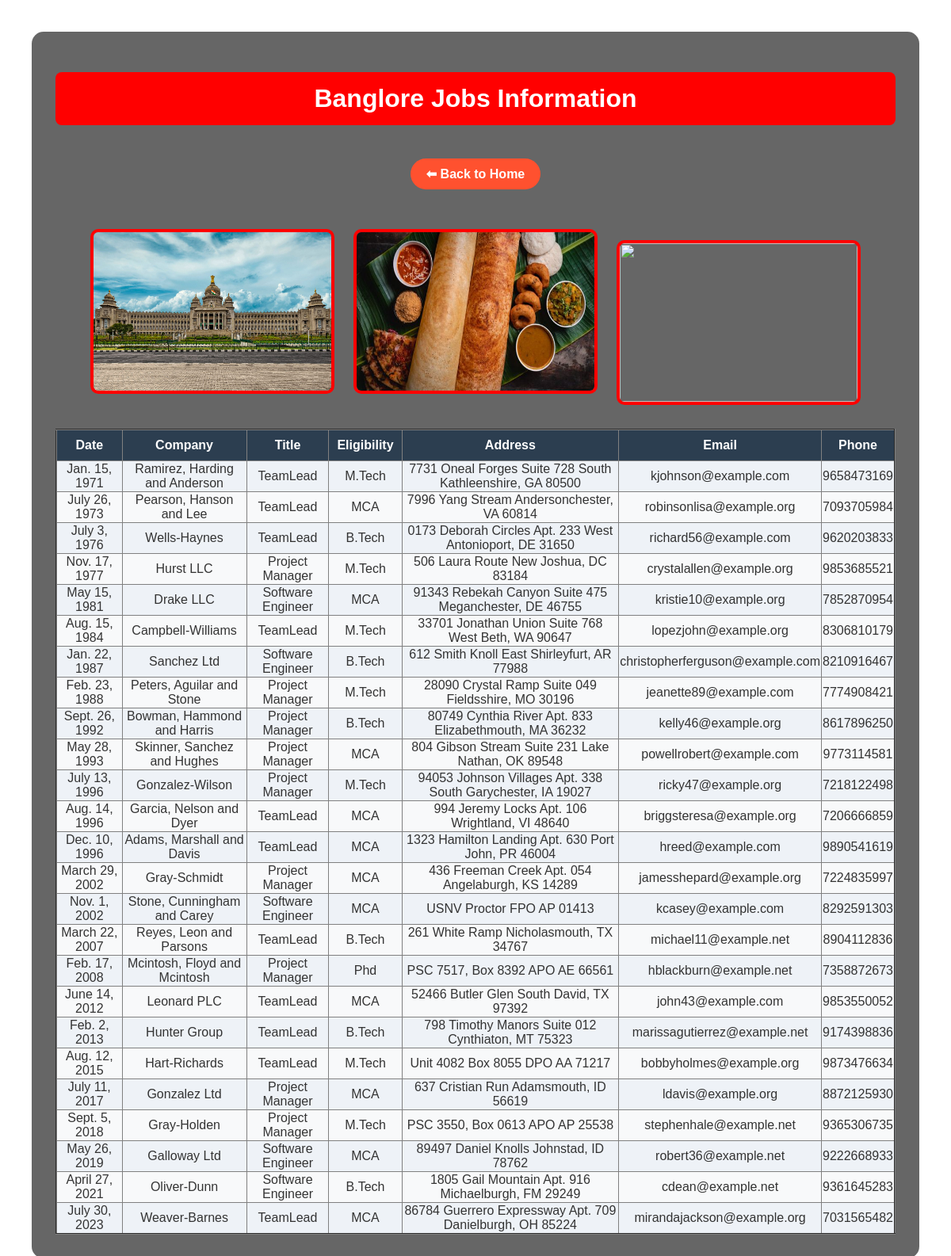
The app's page /blore/ with its own data.
### testapp/models.py (models this page shows)
class blorejobs(models.Model):
    date = models.DateField()
    company = models.CharField(max_length=100)
    title = models.CharField(max_length=100)
    eligibility = models.CharField(max_length=100)
    address = models.CharField(max_length=100)
    email = models.EmailField()
    phonenumber = models.IntegerField()

### testapp/views.py (the view)
# urls.py: path('blore/', views.blorejobs_view),
def blorejobs_view(request):
    jobs_list = blorejobs.objects.order_by('date')
    return render(request,'testapp/blorejobs.html',{'jobs_list':jobs_list})

### templates/testapp/blorejobs.html (shortened to what this page needs)
{% load static %}
<!DOCTYPE html>
<html>
<head>
<link rel="stylesheet" href="{% static 'css/demo.css' %}">
</head>
<body>
<div class="wrapper">
<div class="content-box">
<h1>Banglore Jobs Information</h1>
<a href="/" class="back-btn">⬅ Back to Home</a>
<div class="img-box">
    <img src="{% static 'images/blore1.jpg' %}">
    <img src="{% static 'images/blore2.jpg' %}">
    <img src="{% static 'images/blore3.jpg' %}">
</div>
<table border="2">
<tr>
<th>Date</th>
<th>Company</th>
<th>Title</th>
<th>Eligibility</th>
<th>Address</th>
<th>Email</th>
<th>Phone</th>
</tr>
{% for job in jobs_list %}
<tr>
<td>{{job.date}}</td>
<td>{{job.company}}</td>
<td>{{job.title}}</td>
<td>{{job.eligibility}}</td>
<td>{{job.address}}</td>
<td>{{job.email}}</td>
<td>{{job.phonenumber}}</td>
</tr>
{% endfor %}
</table>
</div>
</div>
</body>
</html>

### static/css/demo.css (style rules this page uses)
body { margin:0; font-family:Arial; background:url("https://images.unsplash.com/photo-1492724441997-5dc865305da7"); background-size:cover; background-position:center; }
.wrapper { display:flex; justify-content:center; padding:40px; }
.content-box { background:rgba(0,0,0,0.6); padding:30px; border-radius:15px; width:95%; text-align:center; }
h1 { background:red; color:white; padding:15px; border-radius:8px; }
.back-btn { display:inline-block; margin:20px; padding:10px 20px; background:#ff512f; color:white; text-decoration:none; border-radius:25px; font-weight:bold; }
.img-box { margin:20px; }
.img-box img { height:200px; width:300px; margin:10px; border:4px solid red; border-radius:10px; }
table { margin:auto; border-collapse:collapse; width:100%; }
th { background:blue; color:white; padding:10px; }
td { background:#f8f9fa !important; color:#333 !important; }
tr:nth-child(even) td { background:#eef2f7 !important; }
th { background:#2c3e50 !important; }

### records on screen
blorejobs: date "Jan. 15, 1971", company "Ramirez, Harding and Anderson", title "TeamLead", eligibility "M.Tech", address "7731 Oneal Forges Suite 728 South Kathleenshire, GA 80500", email "kjohnson@example.com", phonenumber "9658473169"
blorejobs: date "July 26, 1973", company "Pearson, Hanson and Lee", title "TeamLead", eligibility "MCA", address "7996 Yang Stream Andersonchester, VA 60814", email "robinsonlisa@example.org", phonenumber "7093705984"
blorejobs: date "July 3, 1976", company "Wells-Haynes", title "TeamLead", eligibility "B.Tech", address "0173 Deborah Circles Apt. 233 West Antonioport, DE 31650", email "richard56@example.com", phonenumber "9620203833"
blorejobs: date "Nov. 17, 1977", company "Hurst LLC", title "Project Manager", eligibility "M.Tech", address "506 Laura Route New Joshua, DC 83184", email "crystalallen@example.org", phonenumber "9853685521"
blorejobs: date "May 15, 1981", company "Drake LLC", title "Software Engineer", eligibility "MCA", address "91343 Rebekah Canyon Suite 475 Meganchester, DE 46755", email "kristie10@example.org", phonenumber "7852870954"
blorejobs: date "Aug. 15, 1984", company "Campbell-Williams", title "TeamLead", eligibility "M.Tech", address "33701 Jonathan Union Suite 768 West Beth, WA 90647", email "lopezjohn@example.org", phonenumber "8306810179"
blorejobs: date "Jan. 22, 1987", company "Sanchez Ltd", title "Software Engineer", eligibility "B.Tech", address "612 Smith Knoll East Shirleyfurt, AR 77988", email "christopherferguson@example.com", phonenumber "8210916467"
blorejobs: date "Feb. 23, 1988", company "Peters, Aguilar and Stone", title "Project Manager", eligibility "M.Tech", address "28090 Crystal Ramp Suite 049 Fieldsshire, MO 30196", email "jeanette89@example.com", phonenumber "7774908421"
blorejobs: date "Sept. 26, 1992", company "Bowman, Hammond and Harris", title "Project Manager", eligibility "B.Tech", address "80749 Cynthia River Apt. 833 Elizabethmouth, MA 36232", email "kelly46@example.org", phonenumber "8617896250"
blorejobs: date "May 28, 1993", company "Skinner, Sanchez and Hughes", title "Project Manager", eligibility "MCA", address "804 Gibson Stream Suite 231 Lake Nathan, OK 89548", email "powellrobert@example.com", phonenumber "9773114581"
blorejobs: date "July 13, 1996", company "Gonzalez-Wilson", title "Project Manager", eligibility "M.Tech", address "94053 Johnson Villages Apt. 338 South Garychester, IA 19027", email "ricky47@example.org", phonenumber "7218122498"
blorejobs: date "Aug. 14, 1996", company "Garcia, Nelson and Dyer", title "TeamLead", eligibility "MCA", address "994 Jeremy Locks Apt. 106 Wrightland, VI 48640", email "briggsteresa@example.org", phonenumber "7206666859"
blorejobs: date "Dec. 10, 1996", company "Adams, Marshall and Davis", title "TeamLead", eligibility "MCA", address "1323 Hamilton Landing Apt. 630 Port John, PR 46004", email "hreed@example.com", phonenumber "9890541619"
blorejobs: date "March 29, 2002", company "Gray-Schmidt", title "Project Manager", eligibility "MCA", address "436 Freeman Creek Apt. 054 Angelaburgh, KS 14289", email "jamesshepard@example.org", phonenumber "7224835997"
blorejobs: date "Nov. 1, 2002", company "Stone, Cunningham and Carey", title "Software Engineer", eligibility "MCA", address "USNV Proctor FPO AP 01413", email "kcasey@example.com", phonenumber "8292591303"
blorejobs: date "March 22, 2007", company "Reyes, Leon and Parsons", title "TeamLead", eligibility "B.Tech", address "261 White Ramp Nicholasmouth, TX 34767", email "michael11@example.net", phonenumber "8904112836"
blorejobs: date "Feb. 17, 2008", company "Mcintosh, Floyd and Mcintosh", title "Project Manager", eligibility "Phd", address "PSC 7517, Box 8392 APO AE 66561", email "hblackburn@example.net", phonenumber "7358872673"
blorejobs: date "June 14, 2012", company "Leonard PLC", title "TeamLead", eligibility "MCA", address "52466 Butler Glen South David, TX 97392", email "john43@example.com", phonenumber "9853550052"
blorejobs: date "Feb. 2, 2013", company "Hunter Group", title "TeamLead", eligibility "B.Tech", address "798 Timothy Manors Suite 012 Cynthiaton, MT 75323", email "marissagutierrez@example.net", phonenumber "9174398836"
blorejobs: date "Aug. 12, 2015", company "Hart-Richards", title "TeamLead", eligibility "M.Tech", address "Unit 4082 Box 8055 DPO AA 71217", email "bobbyholmes@example.org", phonenumber "9873476634"
blorejobs: date "July 11, 2017", company "Gonzalez Ltd", title "Project Manager", eligibility "MCA", address "637 Cristian Run Adamsmouth, ID 56619", email "ldavis@example.org", phonenumber "8872125930"
blorejobs: date "Sept. 5, 2018", company "Gray-Holden", title "Project Manager", eligibility "M.Tech", address "PSC 3550, Box 0613 APO AP 25538", email "stephenhale@example.net", phonenumber "9365306735"
blorejobs: date "May 26, 2019", company "Galloway Ltd", title "Software Engineer", eligibility "MCA", address "89497 Daniel Knolls Johnstad, ID 78762", email "robert36@example.net", phonenumber "9222668933"
blorejobs: date "April 27, 2021", company "Oliver-Dunn", title "Software Engineer", eligibility "B.Tech", address "1805 Gail Mountain Apt. 916 Michaelburgh, FM 29249", email "cdean@example.net", phonenumber "9361645283"
blorejobs: date "July 30, 2023", company "Weaver-Barnes", title "TeamLead", eligibility "MCA", address "86784 Guerrero Expressway Apt. 709 Danielburgh, OH 85224", email "mirandajackson@example.org", phonenumber "7031565482"
